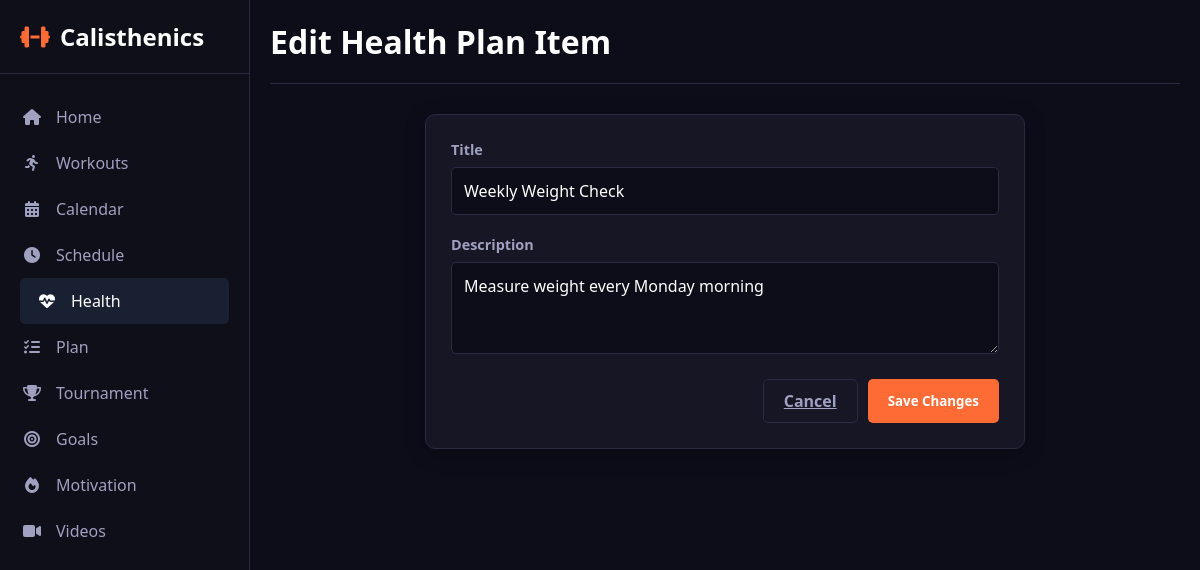
/health-plan/edit/1, run on the app's committed database.
### app.py (models this page shows, shortened)
class HealthPlanItem(db.Model):
    id = db.Column(db.Integer, primary_key=True)
    title = db.Column(db.String(200), nullable=False)
    description = db.Column(db.Text, nullable=True)
    status = db.Column(db.String(50), nullable=False, default='pending') # 'pending' or 'completed'

### app.py (the view)
@app.route('/health-plan/edit/<int:item_id>', methods=['GET', 'POST'])
def edit_health_plan_item(item_id):
    item = HealthPlanItem.query.get_or_404(item_id)
    if request.method == 'POST':
        item.title = request.form.get('title')
        item.description = request.form.get('description')
        db.session.commit()
        flash('Health plan item updated.', 'success')
        return redirect(url_for('health'))
    return render_template('edit_health_plan_item.html', item=item, active_page='health')

### templates/edit_health_plan_item.html (shortened to what this page needs)
<!DOCTYPE html>
<html lang="en">
<head>
    <link rel="stylesheet" href="https://cdnjs.cloudflare.com/ajax/libs/font-awesome/6.4.0/css/all.min.css">
    <link rel="stylesheet" href="{{ url_for('static', filename='css/index.css') }}">
    <link rel="stylesheet" href="{{ url_for('static', filename='css/health.css') }}">
</head>
<body>
    <div class="container">
        {% include '_sidebar.html' %}
        <div class="main-content">
            <div class="header"><h1>Edit Health Plan Item</h1></div>
            <div class="health-card modal-content" style="max-width: 600px; margin: 0 auto;">
                <form action="{{ url_for('edit_health_plan_item', item_id=item.id) }}" method="POST">
                    <div class="form-group">
                        <label for="title">Title</label>
                        <input type="text" name="title" value="{{ item.title }}" required>
                    </div>
                    <div class="form-group">
                        <label for="description">Description</label>
                        <textarea name="description" rows="3">{{ item.description or '' }}</textarea>
                    </div>
                    <div class="form-buttons">
                        <a href="{{ url_for('health') }}" class="form-btn cancel">Cancel</a>
                        <button type="submit" class="form-btn save">Save Changes</button>
                    </div>
                </form>
            </div>
        </div>
    </div>
</body>
</html>

### static/css/index.css (style rules this page uses)
* { margin: 0; padding: 0; box-sizing: border-box; font-family: 'Segoe UI', Tahoma, Geneva, Verdana, sans-serif; }
:root { --primary: #ff6b35; --secondary: #ffffff; --accent: #74b9ff; --light: #1a1a2e; --dark: #0d0d1a; --success: #00b894; --warning: #fdcb6e; --danger: #d63031; --card-bg: #161625; --sidebar-bg: #0f0f1a; --text-primary: #ffffff; --text-secondary: #a0a0c0; --border-color: #2a2a40; }
body { background-color: var(--dark); color: var(--text-primary); }
.container { display: flex; min-height: 100vh; }
.main-content { flex: 1; margin-left: 250px; padding: 20px; transition: all 0.3s ease; }
.header { display: flex; justify-content: space-between; align-items: center; margin-bottom: 30px; padding-bottom: 20px; border-bottom: 1px solid var(--border-color); }
.header h1 { font-size: 2rem; color: var(--text-primary); }

### static/css/health.css (style rules this page uses)
.health-card { background: var(--card-bg); border-radius: 10px; padding: 25px; box-shadow: 0 4px 20px rgba(0,0,0,0.3); border: 1px solid var(--border-color); display: flex; flex-direction: column; }
.form-group { margin-bottom: 20px; }
.form-group label { display: block; margin-bottom: 8px; color: var(--text-secondary); font-weight: 600; font-size: 0.9rem; }
.form-group input, .form-group select, .form-group textarea { width: 100%; padding: 12px; background: var(--dark); border: 1px solid var(--border-color); border-radius: 5px; color: var(--text-primary); font-size: 1rem; transition: all 0.3s ease; }
.form-buttons { display: flex; gap: 10px; justify-content: flex-end; margin-top: 10px; }
.form-btn { padding: 10px 20px; border-radius: 5px; cursor: pointer; font-weight: 600; border: none; transition: all 0.3s ease; }
.form-btn.cancel { background: transparent; color: var(--text-secondary); border: 1px solid var(--border-color); }
.form-btn.save { background: var(--primary); color: white; }

### data on the page
HealthPlanItem: title "Weekly Weight Check", description "Measure weight every Monday morning"
